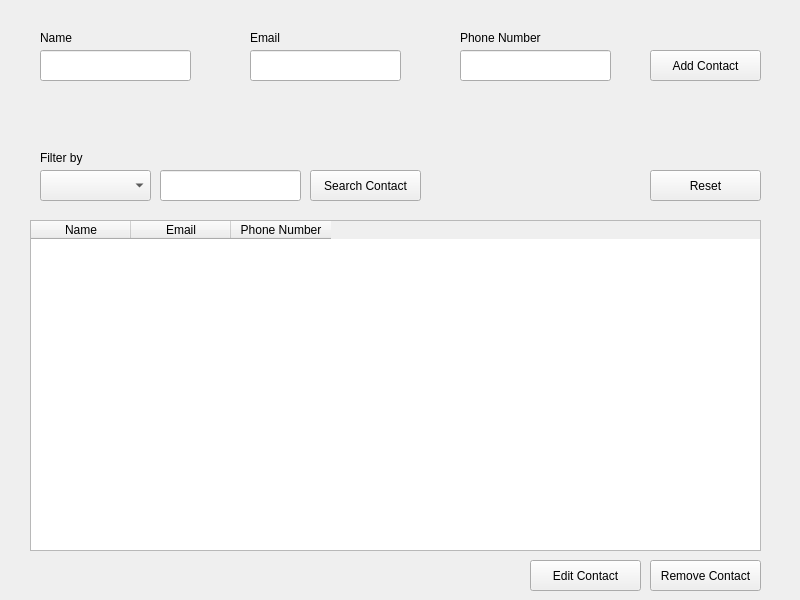
<?xml version="1.0" encoding="UTF-8"?>
<ui version="4.0">
 <class>MainWindow</class>
 <widget class="QMainWindow" name="MainWindow">
  <property name="geometry">
   <rect>
    <x>0</x>
    <y>0</y>
    <width>800</width>
    <height>600</height>
   </rect>
  </property>
  <property name="windowTitle">
   <string>PhoneBook</string>
  </property>
  <widget class="QWidget" name="centralwidget">
   <widget class="QPushButton" name="addButton">
    <property name="geometry">
     <rect>
      <x>650</x>
      <y>50</y>
      <width>111</width>
      <height>31</height>
     </rect>
    </property>
    <property name="text">
     <string>Add Contact</string>
    </property>
   </widget>
   <widget class="QTableWidget" name="contactTable">
    <property name="geometry">
     <rect>
      <x>30</x>
      <y>220</y>
      <width>731</width>
      <height>331</height>
     </rect>
    </property>
    <property name="frameShape">
     <enum>QFrame::Shape::StyledPanel</enum>
    </property>
    <property name="frameShadow">
     <enum>QFrame::Shadow::Sunken</enum>
    </property>
    <property name="editTriggers">
     <set>QAbstractItemView::EditTrigger::NoEditTriggers</set>
    </property>
    <property name="selectionMode">
     <enum>QAbstractItemView::SelectionMode::ExtendedSelection</enum>
    </property>
    <property name="selectionBehavior">
     <enum>QAbstractItemView::SelectionBehavior::SelectRows</enum>
    </property>
    <property name="gridStyle">
     <enum>Qt::PenStyle::SolidLine</enum>
    </property>
    <property name="sortingEnabled">
     <bool>true</bool>
    </property>
    <property name="columnCount">
     <number>3</number>
    </property>
    <attribute name="horizontalHeaderCascadingSectionResizes">
     <bool>false</bool>
    </attribute>
    <attribute name="horizontalHeaderDefaultSectionSize">
     <number>100</number>
    </attribute>
    <attribute name="horizontalHeaderHighlightSections">
     <bool>true</bool>
    </attribute>
    <attribute name="horizontalHeaderStretchLastSection">
     <bool>false</bool>
    </attribute>
    <column>
     <property name="text">
      <string>Name</string>
     </property>
    </column>
    <column>
     <property name="text">
      <string>Email</string>
     </property>
    </column>
    <column>
     <property name="text">
      <string>Phone Number</string>
     </property>
    </column>
   </widget>
   <widget class="QLabel" name="nameLabel">
    <property name="geometry">
     <rect>
      <x>40</x>
      <y>30</y>
      <width>49</width>
      <height>16</height>
     </rect>
    </property>
    <property name="text">
     <string>Name</string>
    </property>
   </widget>
   <widget class="QLabel" name="emailLabel">
    <property name="geometry">
     <rect>
      <x>250</x>
      <y>30</y>
      <width>49</width>
      <height>16</height>
     </rect>
    </property>
    <property name="text">
     <string>Email</string>
    </property>
   </widget>
   <widget class="QLabel" name="phoneLabel">
    <property name="geometry">
     <rect>
      <x>460</x>
      <y>30</y>
      <width>91</width>
      <height>16</height>
     </rect>
    </property>
    <property name="text">
     <string>Phone Number</string>
    </property>
   </widget>
   <widget class="QPushButton" name="removeButton">
    <property name="geometry">
     <rect>
      <x>650</x>
      <y>560</y>
      <width>111</width>
      <height>31</height>
     </rect>
    </property>
    <property name="text">
     <string>Remove Contact</string>
    </property>
   </widget>
   <widget class="QPushButton" name="searchButton">
    <property name="geometry">
     <rect>
      <x>310</x>
      <y>170</y>
      <width>111</width>
      <height>31</height>
     </rect>
    </property>
    <property name="text">
     <string>Search Contact</string>
    </property>
   </widget>
   <widget class="QLineEdit" name="nameText">
    <property name="geometry">
     <rect>
      <x>40</x>
      <y>50</y>
      <width>151</width>
      <height>31</height>
     </rect>
    </property>
   </widget>
   <widget class="QLineEdit" name="emailText">
    <property name="geometry">
     <rect>
      <x>250</x>
      <y>50</y>
      <width>151</width>
      <height>31</height>
     </rect>
    </property>
   </widget>
   <widget class="QLineEdit" name="phoneText">
    <property name="geometry">
     <rect>
      <x>460</x>
      <y>50</y>
      <width>151</width>
      <height>31</height>
     </rect>
    </property>
   </widget>
   <widget class="QPushButton" name="refreshButton">
    <property name="geometry">
     <rect>
      <x>650</x>
      <y>170</y>
      <width>111</width>
      <height>31</height>
     </rect>
    </property>
    <property name="text">
     <string>Reset</string>
    </property>
   </widget>
   <widget class="QComboBox" name="filterBox">
    <property name="geometry">
     <rect>
      <x>40</x>
      <y>170</y>
      <width>111</width>
      <height>31</height>
     </rect>
    </property>
    <property name="currentText">
     <string/>
    </property>
    <property name="placeholderText">
     <string>Filter by</string>
    </property>
    <item>
     <property name="text">
      <string>Name</string>
     </property>
    </item>
    <item>
     <property name="text">
      <string>Email</string>
     </property>
    </item>
    <item>
     <property name="text">
      <string>Phone number</string>
     </property>
    </item>
   </widget>
   <widget class="QLineEdit" name="filterText">
    <property name="geometry">
     <rect>
      <x>160</x>
      <y>170</y>
      <width>141</width>
      <height>31</height>
     </rect>
    </property>
   </widget>
   <widget class="QLabel" name="filterLabel">
    <property name="geometry">
     <rect>
      <x>40</x>
      <y>150</y>
      <width>49</width>
      <height>16</height>
     </rect>
    </property>
    <property name="text">
     <string>Filter by</string>
    </property>
   </widget>
   <widget class="QPushButton" name="editContactButton">
    <property name="geometry">
     <rect>
      <x>530</x>
      <y>560</y>
      <width>111</width>
      <height>31</height>
     </rect>
    </property>
    <property name="text">
     <string>Edit Contact</string>
    </property>
   </widget>
  </widget>
 </widget>
 <resources/>
 <connections/>
</ui>
